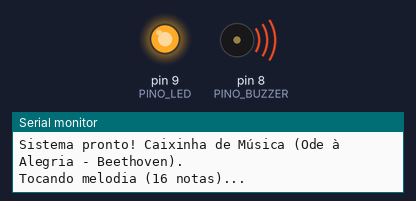
Simulated run of this sketch. Board: Arduino Uno, built with avr-gcc and run on an emulated ATmega328P. Parts: output pins drawn as LEDs (lit = HIGH), buzzer (waves = sounding), the last lines printed to the serial monitor.

Above: at 0.2 s.
At 9.1 s:
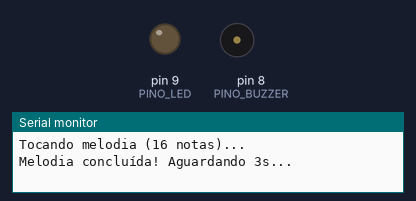
Timing chart, 0 to 12.6 s (numbered marks = the images above):
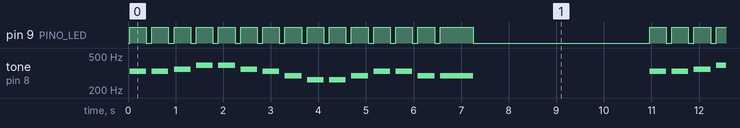

Measured:
- by itself, pin 9 (PINO_LED): repeats every 10.9 s: HIGH 0.70 s, LOW 3.7 s, 14 × (HIGH 0.35 s, LOW 0.12 s)
- by itself, tone on pin 8 (PINO_BUZZER): plays 330 Hz for 0.35 s, 330 Hz for 0.35 s, 349 Hz for 0.35 s, 392 Hz for 0.35 s, 392 Hz for 0.35 s, 349 Hz for 0.35 s … (180 notes in this stretch)

The sketch:

p17_caixinha_de_musica.ino
```cpp
/*
 * Projeto 17: Caixinha de Música
 * O que faz: Executa a melodia "Ode à Alegria" (Beethoven - domínio público) com LED sincronizado.
 * Ligações: D8 (Buzzer Passivo), D9 (LED Amarelo via resistor 220 Ω)
 * Bibliotecas: Nenhuma biblioteca extra
 * Material: 80 Projetos Arduino
 */

const byte PINO_BUZZER = 8; // Buzzer passivo
const byte PINO_LED = 9;    // LED rítmico

const unsigned int TEMPO_BASE_MS = 1400; // AJUSTE AQUI: menor valor = música mais rápida

// Frequências das notas da 4ª oitava (Hz)
#define NOTA_DO4  262
#define NOTA_RE4  294
#define NOTA_MI4  330
#define NOTA_FA4  349
#define NOTA_SOL4 392

const unsigned int melodia[16] = {
  NOTA_MI4, NOTA_MI4, NOTA_FA4, NOTA_SOL4,
  NOTA_SOL4, NOTA_FA4, NOTA_MI4, NOTA_RE4,
  NOTA_DO4, NOTA_DO4, NOTA_RE4, NOTA_MI4,
  NOTA_MI4, NOTA_RE4, NOTA_RE4, 0
};

// 4 = semínima (1/4 de compasso), 2 = mínima (1/2 compasso)
const byte divisoes[16] = {
  4, 4, 4, 4,
  4, 4, 4, 4,
  4, 4, 4, 4,
  4, 4, 2, 4
};

void setup() {
  Serial.begin(9600);
  pinMode(PINO_BUZZER, OUTPUT);
  pinMode(PINO_LED, OUTPUT);
  Serial.println(F("Sistema pronto! Caixinha de Música (Ode à Alegria - Beethoven)."));
}

void loop() {
  Serial.println(F("Tocando melodia (16 notas)..."));

  for (byte i = 0; i < 16; i++) {
    unsigned int duracaoNota = TEMPO_BASE_MS / divisoes[i];

    if (melodia[i] > 0) {
      digitalWrite(PINO_LED, HIGH);
      tone(PINO_BUZZER, melodia[i], duracaoNota);
    }

    delay(duracaoNota);
    digitalWrite(PINO_LED, LOW);
    noTone(PINO_BUZZER);
    delay(duracaoNota / 3); // Breve separação entre as notas
  }

  Serial.println(F("Melodia concluída! Aguardando 3s..."));
  delay(3000);
}
```
